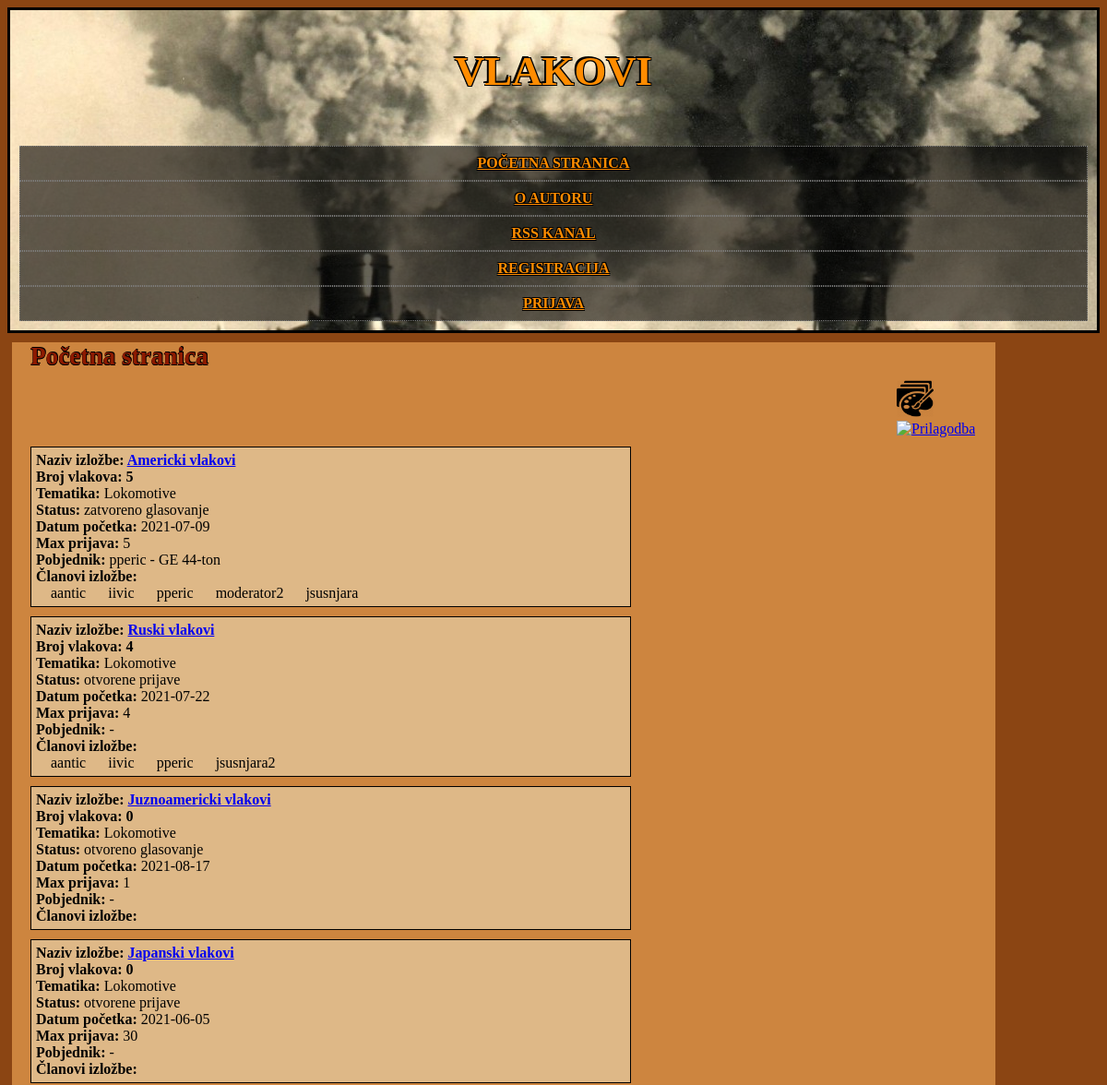
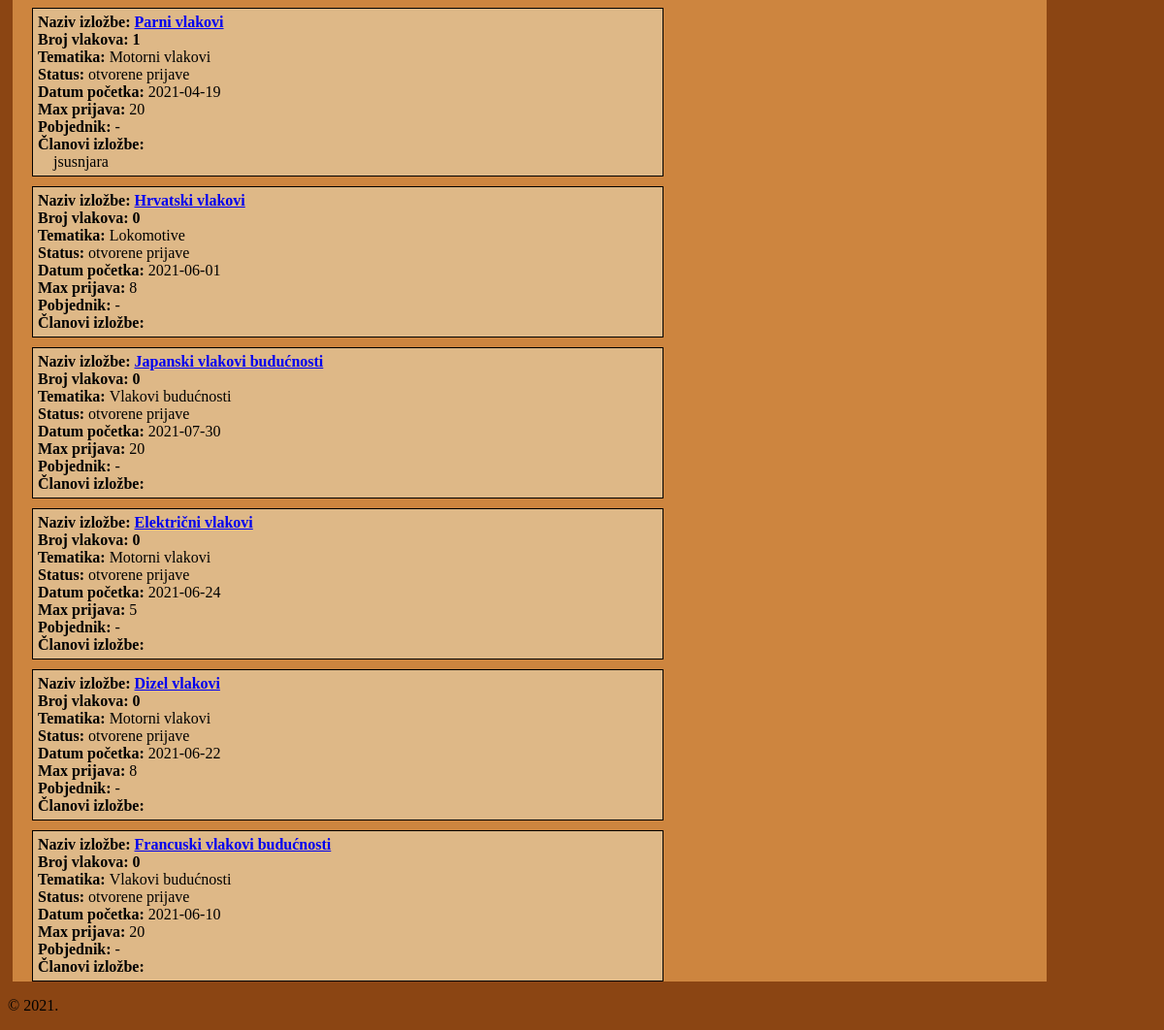
The page / on the database its author committed (2 pictures, top to bottom).
### tables this page shows
CREATE TABLE `izlozba` (
  `izlozba_id` int(11) NOT NULL,
  `naziv_izlozbe` varchar(50) NOT NULL,
  `datum_pocetka` date NOT NULL,
  `max_prijava` int(11) NOT NULL,
  `status_izlozbe_id` int(11) NOT NULL,
  `tematika_id` int(11) NOT NULL,
  `vlak_pobjednik_id` int(11) DEFAULT NULL
);

CREATE TABLE `tematika_izlozbe` (
  `tematika_id` int(11) NOT NULL,
  `naziv_tematike` varchar(50) NOT NULL,
  `opis_tematike` text NOT NULL
);

CREATE TABLE `status_izlozbe` (
  `status_izlozbe_id` int(11) NOT NULL,
  `naziv_statusa` varchar(30) NOT NULL,
  `opis_statusa` text NOT NULL
);

CREATE TABLE `vlak` (
  `vlak_id` int(11) NOT NULL,
  `naziv_vlaka` varchar(45) NOT NULL,
  `max_brzina` int(11) NOT NULL,
  `broj_sjedala` int(11) NOT NULL,
  `opis` text NOT NULL,
  `pogon_motora_id` int(11) NOT NULL,
  `korisnik_korisnicko_ime` varchar(25) NOT NULL
);

CREATE TABLE `prijava_vlaka` (
  `izlozba_id` int(11) NOT NULL,
  `vlak_id` int(11) NOT NULL,
  `potvrdjena_prijava` tinyint(4) NOT NULL DEFAULT '0',
  `pregledana_prijava` tinyint(4) NOT NULL DEFAULT '0',
  `vrijeme_prijave` datetime NOT NULL
);

### baza.class.php (called while the page is built, shortened)
<?php
class Baza {
    private $veza = null;
    function spojiDB() {
        $this->veza = new mysqli(self::server, self::korisnik, self::lozinka, self::baza);
        $this->veza->set_charset("utf8");
        return $this->veza;
    }
    function selectDB($upit) {
        $rezultat = $this->veza->query($upit);
        return $rezultat;
    }
}
?>

### index.php (the view, shortened to what this page needs)
<?php
include "./baza.class.php";
?>
<!DOCTYPE html>
<html>
    <head>
        <?php
        echo "<link rel='stylesheet' href='";
        echo isset($_COOKIE["theme"]) ?
                $_COOKIE["theme"] : "./css/jsusnjara.css";
        echo "' type='text/css'/>";
        ?>
    </head>
    <body>
        <header>
            <div class='h'>
                <h1>VLAKOVI</h1>
                <?php
                include "./meni.php";
                ?>
            </div>
        </header>
        <section>
            <h2>Početna stranica</h2>
            <div class="ikone">
                <a href="index.php?theme=1">
                    <img src="./datoteke/theme_icon.jpg" alt="Promjeni temu" width="40"/>
                </a>
                <a href="index.php?accessibility=1">
                    <img src="./datoteke/accessibility_icon.png" alt="Prilagodba" width="40"/>
                </a>
            </div>
            <?php
            $veza = new Baza();
            $veza->spojiDB();
            $upit = "SELECT i.izlozba_id, i.naziv_izlozbe, i.datum_pocetka, i.max_prijava, i.status_izlozbe_id, "
                    . "i.tematika_id, i.vlak_pobjednik_id, s.naziv_statusa, t.naziv_tematike, v.naziv_vlaka, "
                    . "v.korisnik_korisnicko_ime, v.naziv_vlaka FROM izlozba i LEFT JOIN status_izlozbe s "
                    . "ON i.status_izlozbe_id = s.status_izlozbe_id "
                    . "LEFT JOIN tematika_izlozbe t ON i.tematika_id = t.tematika_id "
                    . "LEFT JOIN vlak v ON i.vlak_pobjednik_id = v.vlak_id;";
            $rezultat = $veza->selectDB($upit);
            while ($red = mysqli_fetch_array($rezultat)) {
                $izlozbaId = $red['izlozba_id'];
                $upit = "SELECT COUNT(*) as c FROM prijava_vlaka p WHERE p.izlozba_id = '{$izlozbaId}';";
                $rezultat2 = $veza->selectDB($upit);
                $red2 = mysqli_fetch_array($rezultat2);
                echo "<div class='d'><b>Naziv izložbe: "
                . "<a href='izlozba.php?izlozbaId={$red['izlozba_id']}'>{$red['naziv_izlozbe']}</a></b><br>"
                . "<b>Broj vlakova: {$red2['c']}</b><br><b>Tematika: </b>{$red['naziv_tematike']}<br>"
                . "<b>Status: </b>{$red['naziv_statusa']}<br>"
                . "<b>Datum početka: </b>{$red['datum_pocetka']}<br>"
                . "<b>Max prijava: </b>{$red['max_prijava']}<br>"
                . "<b>Pobjednik: </b>{$red['korisnik_korisnicko_ime']} - {$red['naziv_vlaka']}<br>";
                $upit = "SELECT * FROM prijava_vlaka p LEFT JOIN vlak v ON p.vlak_id = v.vlak_id WHERE p.izlozba_id "
                        . "= '{$izlozbaId}';";
                $rezultat2 = $veza->selectDB($upit);
                echo "<b>Članovi izložbe:</b>";
                $brojac = 0;
                while ($red = mysqli_fetch_array($rezultat2)) {
                    if ($brojac++ % 5 == 0) {
                        echo "<br>&nbsp;&nbsp;&nbsp;&nbsp;";
                    }
                    echo "{$red['korisnik_korisnicko_ime']}&nbsp;&nbsp;&nbsp;&nbsp;&nbsp;&nbsp;";
                }
                echo "</div>";
            }
            ?>
        </section>
    </body>
    <footer>
        <p>&copy; 2021.</p>
    </footer>
</html>

### meni.php (shortened to what this page needs)
<?php
echo '<nav><ul>';
echo "<li><a href='./index.php'>Početna stranica</a></li>";
echo "<li><a href='./autor.html'>O autoru</a></li>";
echo "<li><a href='./rss.php'>RSS kanal</a></li>";
if (!isset($_SESSION["uloga"])) {
    echo "<li><a href='./registracija.php'>Registracija</a></li>";
    echo "<li><a href='./prijava.php'>Prijava</a></li>";
}
echo '</ul></nav>';
?>

### css/jsusnjara.css (style rules this page uses)
html { background-color: #8B4513; }
header { background-color: #8B4513; background-image: url(../datoteke/train_logo.jpg); background-repeat: no-repeat; border:3px solid; padding: 10px; }
h1 { font-family: "Times New Roman", Times, serif; color: #FF8C00; text-shadow: -2px -2px 0 #000, 1px -1px 0 #000, -1px 1px 0 #000, 1px 1px 0 #000; font-size: 280%; padding-bottom: 10px; }
h2 { font-family: "Times New Roman", Times, serif; color: #8D1A00; text-shadow: 0.1px 0.1px 0 #000, 1px -1px 0 #000, -0.2px 1px 0 #000, 0.2px 1px 0 #000; font-size: 170%; margin: 10px; margin-left: 20px; }
div.h { text-align: center; }
.ikone { margin-left: 90%; }
div.d { width: 60%; border:1px solid; margin: 10px; margin-left: 20px; padding: 5px; background-color: #DEB887; }
section { background-color: #CD853F; margin: 5px; width: 90%; }
nav { width: 100%; padding-top: 15px; }
nav > ul { list-style:none; width: 100%; margin: 0; padding: 0; line-height: 1; }
nav > ul li { display:inline; list-style-type:none; position:relative; }
nav > ul li a { border-style:dotted; border-width: 1px; border-color: grey; text-transform:uppercase; padding: 10px 20px; background-color: rgba(0, 0, 0, 0.6); font-family: "Times New Roman", Times, serif; font-weight: bold; text-shadow: -1px -1px 0 #000, 1px -1px 0 #000, -1px 1px 0 #000, 1px 1px 0 #000; color: #FF8C00; }
@media only screen and (max-width: 1300px) { nav > ul li { width: 100%; } }
@media only screen and (max-width: 1300px) { nav > ul li a { display: block; } }

### rows shown on the page
izlozba: naziv_izlozbe "Americki vlakovi", c "5", tematika.naziv_tematike "Lokomotive", status_izlozbe.naziv_statusa "zatvoreno glasovanje", datum_pocetka "2021-07-09", max_prijava "5", vlak_pobjednik.korisnik_korisnicko_ime "pperic", vlak_pobjednik.naziv_vlaka "GE 44-ton"
prijava_vlaka: vlak.korisnik_korisnicko_ime "aantic"
prijava_vlaka: vlak.korisnik_korisnicko_ime "iivic"
prijava_vlaka: vlak.korisnik_korisnicko_ime "pperic"
prijava_vlaka: vlak.korisnik_korisnicko_ime "moderator2"
prijava_vlaka: vlak.korisnik_korisnicko_ime "jsusnjara"
izlozba: naziv_izlozbe "Ruski vlakovi", c "4", tematika.naziv_tematike "Lokomotive", status_izlozbe.naziv_statusa "otvorene prijave", datum_pocetka "2021-07-22", max_prijava "4"
prijava_vlaka: vlak.korisnik_korisnicko_ime "aantic"
prijava_vlaka: vlak.korisnik_korisnicko_ime "iivic"
prijava_vlaka: vlak.korisnik_korisnicko_ime "pperic"
prijava_vlaka: vlak.korisnik_korisnicko_ime "jsusnjara2"
izlozba: naziv_izlozbe "Juznoamericki vlakovi", c "0", tematika.naziv_tematike "Lokomotive", status_izlozbe.naziv_statusa "otvoreno glasovanje", datum_pocetka "2021-08-17", max_prijava "1"
izlozba: naziv_izlozbe "Japanski vlakovi", c "0", tematika.naziv_tematike "Lokomotive", status_izlozbe.naziv_statusa "otvorene prijave", datum_pocetka "2021-06-05", max_prijava "30"
izlozba: naziv_izlozbe "Parni vlakovi", c "1", tematika.naziv_tematike "Motorni vlakovi", status_izlozbe.naziv_statusa "otvorene prijave", datum_pocetka "2021-04-19", max_prijava "20"
prijava_vlaka: vlak.korisnik_korisnicko_ime "jsusnjara"
izlozba: naziv_izlozbe "Hrvatski vlakovi", c "0", tematika.naziv_tematike "Lokomotive", status_izlozbe.naziv_statusa "otvorene prijave", datum_pocetka "2021-06-01", max_prijava "8"
izlozba: naziv_izlozbe "Japanski vlakovi budućnosti", c "0", tematika.naziv_tematike "Vlakovi budućnosti", status_izlozbe.naziv_statusa "otvorene prijave", datum_pocetka "2021-07-30", max_prijava "20"
izlozba: naziv_izlozbe "Električni vlakovi", c "0", tematika.naziv_tematike "Motorni vlakovi", status_izlozbe.naziv_statusa "otvorene prijave", datum_pocetka "2021-06-24", max_prijava "5"
izlozba: naziv_izlozbe "Dizel vlakovi", c "0", tematika.naziv_tematike "Motorni vlakovi", status_izlozbe.naziv_statusa "otvorene prijave", datum_pocetka "2021-06-22", max_prijava "8"
izlozba: naziv_izlozbe "Francuski vlakovi budućnosti", c "0", tematika.naziv_tematike "Vlakovi budućnosti", status_izlozbe.naziv_statusa "otvorene prijave", datum_pocetka "2021-06-10", max_prijava "20"
